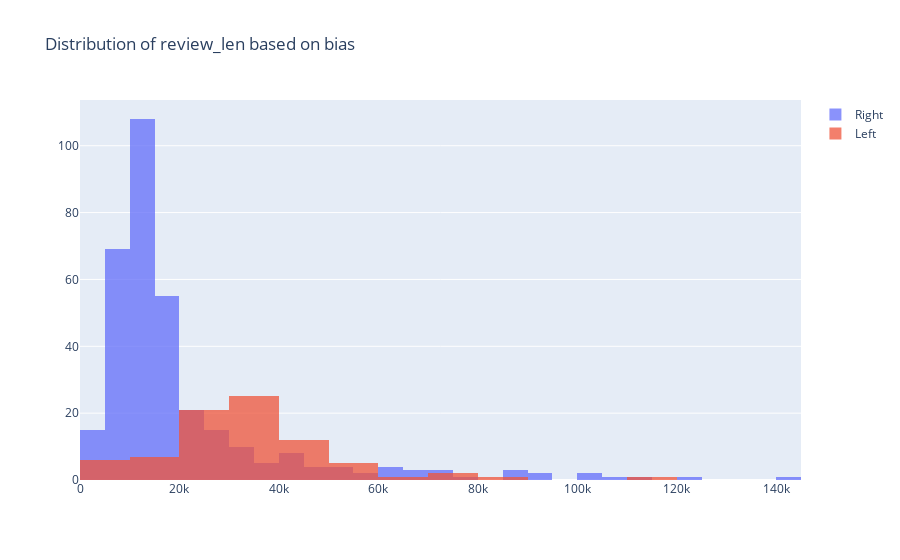

The notebook cell saved with this chart:
### Code cell
x1 = df.loc[df['Bias_num'] == 1, 'review_len']
x0 = df.loc[df['Bias_num'] == 0, 'review_len']

trace1 = go.Histogram(
    x=x0, name='Right',
    opacity=0.75
)
trace2 = go.Histogram(
    x=x1, name = 'Left',
    opacity=0.75
)

data = [trace1, trace2]
layout = go.Layout(barmode='overlay', title='Distribution of review_len based on bias')
fig = go.Figure(data=data, layout=layout)
fig.show()

### Figure 1 — Plotly figure (JSON) as saved in the notebook; plotly's stock layout.template omitted (floating-point values rounded to 4 significant figures; data arrays with more than 128 entries replaced by an {"elided": "..."} marker saying what was removed)
{"data": [{"name": "Right", "opacity": 0.75, "type": "histogram", "x": {"elided": "338 int values"}}, {"name": "Left", "opacity": 0.75, "type": "histogram", "x": [8910, 33825, 15747, 33269, 28790, 27543, 22346, 30939, 33974, 28035, 16573, 37004, 30244, 38779, 45233, 63624, 11633, 6920, 15101, 111891, 14530, 24473, 53808, 50603, 48767, 42385, 34493, 30305, 44400, 38748, 40087, 27927, 26533, 24193, 34935, 43952, 22973, 32748, 28745, 20525, 38664, 33918, 46647, 47293, 31118, 22015, 32394, 37935, 37218, 39454, 35829, 33182, 34069, 29707, 22184, 34941, 22732, 34082, 28847, 21803, 56079, 29593, 28228, 31342, 7217, 78861, 70746, 49779, 25777, 83440, 5090, 10241, 9979, 48543, 21719, 56597, 51404, 4518, 47817, 43028, 13409]}], "layout": {"barmode": "overlay", "title": {"text": "Distribution of review_len based on bias"}}}
